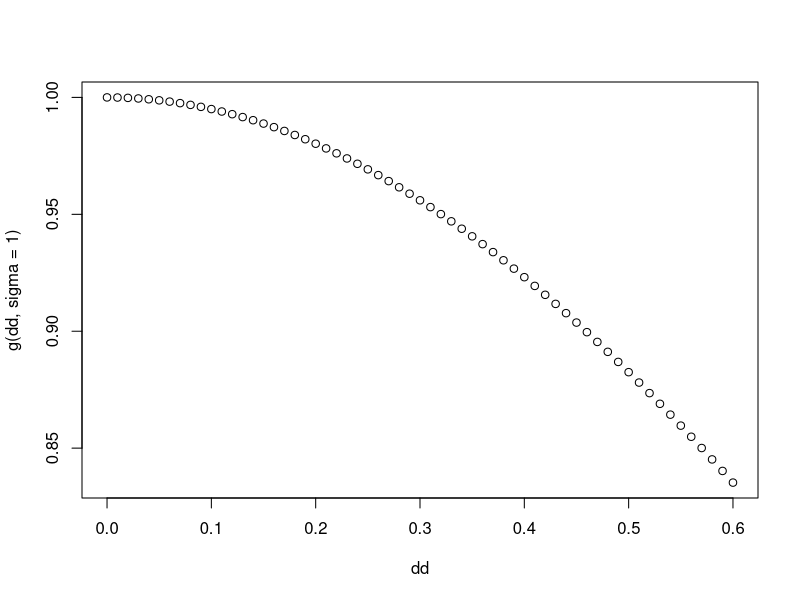
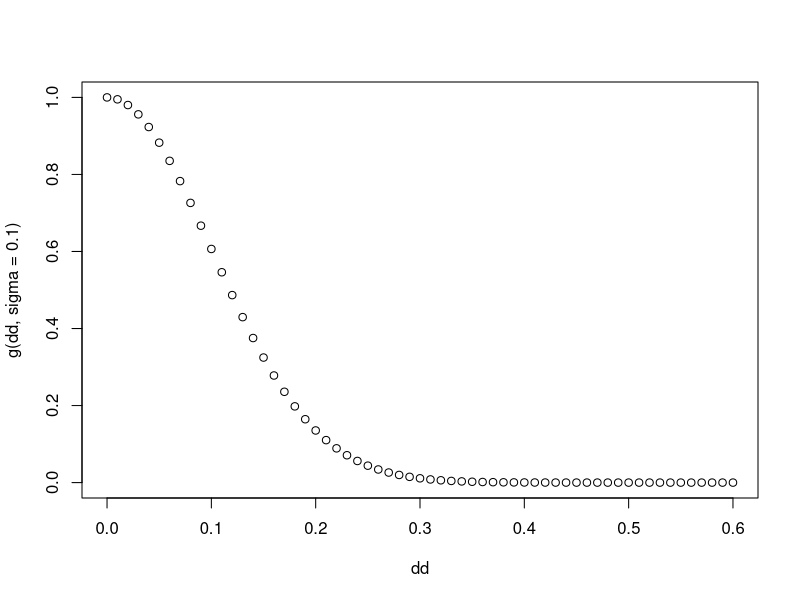
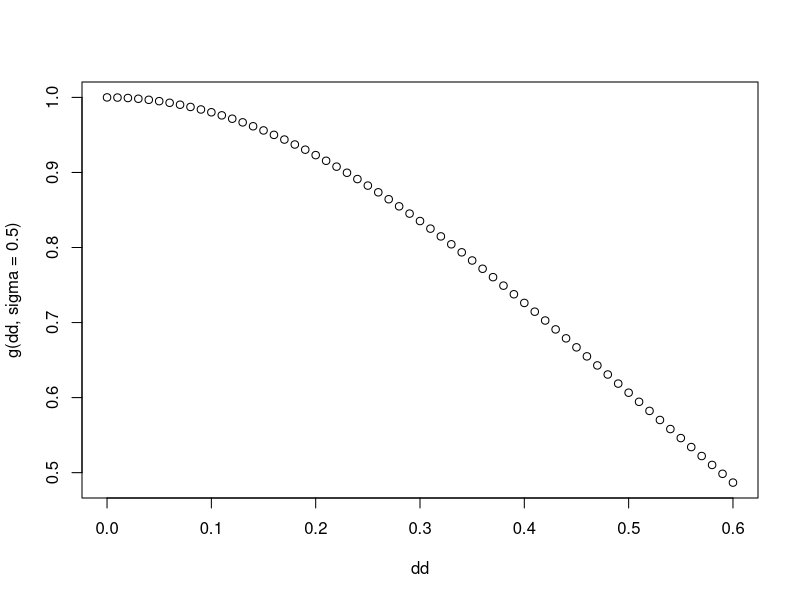
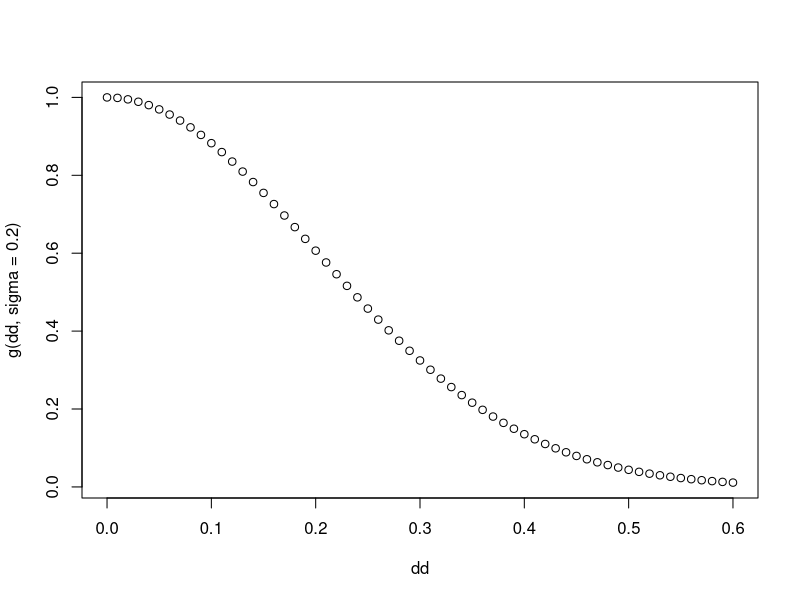
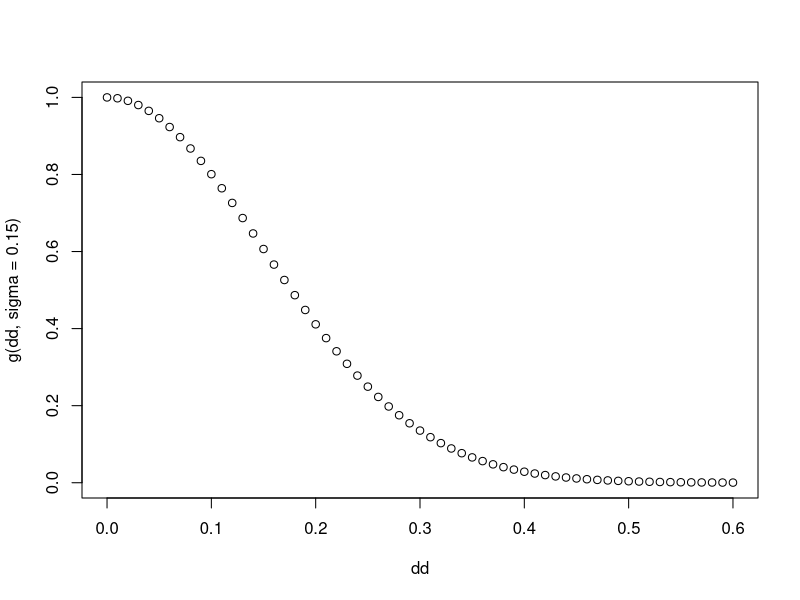

Generate these figures, in order, with R:


simHDS2 <- function (type = c("line", "point"),
                    nsites = 100,
                    Ntot = 200,
                    mean.sigma = 0.15,
                    dist_max = 0.6,
                    transect_len = 2,
                    size_study_area = 250,
                    discard0 = TRUE,
                    show.plot = FALSE){
  type <- match.arg(type)
  size_area_sampled <- 2 * dist_max * transect_len
  
  lambda <- Ntot * size_area_sampled / size_study_area
  N <- rpois(nsites, lambda)
  N.true <- N
  sigma <- rep(mean.sigma, nsites)
  data <- NULL
  for (i in 1:nsites) {
    if (N[i] == 0) {
      data <- rbind(data, c(i, NA, NA, NA, NA))
      next
    }
    if (type == "line") {
      d <- runif(N[i], 0, dist_max)
      p <- exp(-d * d / (2 * (sigma[i] ^ 2)))
      y <- rbinom(N[i], 1, p)
      u <- v <- rep(NA, N[i])
      d <- d[y == 1]
      u <- u[y == 1]
      v <- v[y == 1]
      y <- y[y == 1]
    }
    if (type == "point") {
      u <- runif(N[i], 0, 2 * dist_max)
      v <- runif(N[i], 0, 2 * dist_max)
      d <- sqrt((u - dist_max) ^ 2 + (v - dist_max) ^ 2)
      N.true[i] <- sum(d <= dist_max)
      p <- exp(-d * d / (2 * (sigma[i] ^ 2)))
      pp <- ifelse(d <= dist_max, 1, 0) * p
      y <- rbinom(N[i], 1, pp)
      u <- u[y == 1]
      v <- v[y == 1]
      d <- d[y == 1]
      y <- y[y == 1]
    }
    if (sum(y) > 0)
      data <- rbind(data, cbind(rep(i, sum(y)), y, u, v, d))
    else
      data <- rbind(data, c(i, NA, NA, NA, NA))
  }
  colnames(data) <- c("site", "y", "u", "v", "d")
  if (discard0)
    data <- data[!is.na(data[, 2]), ]
  
  list(
    type = type,
    nsites = nsites,
    mean.sigma = mean.sigma,
    dist_max = dist_max,
    transect_len = transect_len,
    size_study_area = size_study_area,
    data = data,
    N = N,
    N.true = N.true
  )
}

simHDS2()

g <- function(d, sigma = 1){
  exp(-d * d / (2 * (sigma ^ 2)))
}

dd <- seq(0, 0.6, 0.01)
plot(dd, g(dd, sigma = 1))
plot(dd, g(dd, sigma = 0.1))
plot(dd, g(dd, sigma = 0.5))
plot(dd, g(dd, sigma = 0.2))
plot(dd, g(dd, sigma = 0.15))
